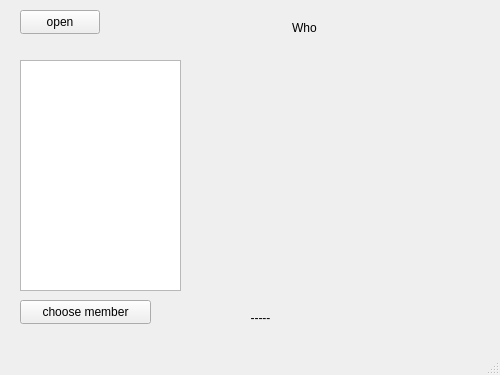
<?xml version="1.0" encoding="UTF-8"?>
<ui version="4.0">
 <class>MainWindow</class>
 <widget class="QMainWindow" name="MainWindow">
  <property name="geometry">
   <rect>
    <x>0</x>
    <y>0</y>
    <width>500</width>
    <height>375</height>
   </rect>
  </property>
  <property name="windowTitle">
   <string>MainWindow</string>
  </property>
  <widget class="QWidget" name="centralwidget">
   <widget class="QPushButton" name="openButton">
    <property name="geometry">
     <rect>
      <x>20</x>
      <y>10</y>
      <width>80</width>
      <height>24</height>
     </rect>
    </property>
    <property name="text">
     <string>open</string>
    </property>
   </widget>
   <widget class="QTextEdit" name="output">
    <property name="geometry">
     <rect>
      <x>20</x>
      <y>60</y>
      <width>161</width>
      <height>231</height>
     </rect>
    </property>
   </widget>
   <widget class="QPushButton" name="pushButton">
    <property name="geometry">
     <rect>
      <x>20</x>
      <y>300</y>
      <width>131</width>
      <height>24</height>
     </rect>
    </property>
    <property name="text">
     <string>choose member</string>
    </property>
   </widget>
   <widget class="QLabel" name="heigherLabel">
    <property name="geometry">
     <rect>
      <x>230</x>
      <y>310</y>
      <width>61</width>
      <height>16</height>
     </rect>
    </property>
    <property name="text">
     <string>-----</string>
    </property>
    <property name="alignment">
     <set>Qt::AlignCenter</set>
    </property>
   </widget>
   <widget class="QLabel" name="personLabel">
    <property name="geometry">
     <rect>
      <x>280</x>
      <y>20</y>
      <width>49</width>
      <height>16</height>
     </rect>
    </property>
    <property name="text">
     <string>Who</string>
    </property>
    <property name="alignment">
     <set>Qt::AlignCenter</set>
    </property>
   </widget>
  </widget>
  <widget class="QMenuBar" name="menubar">
   <property name="geometry">
    <rect>
     <x>0</x>
     <y>0</y>
     <width>500</width>
     <height>21</height>
    </rect>
   </property>
  </widget>
  <widget class="QStatusBar" name="statusbar"/>
 </widget>
 <resources/>
 <connections/>
</ui>
